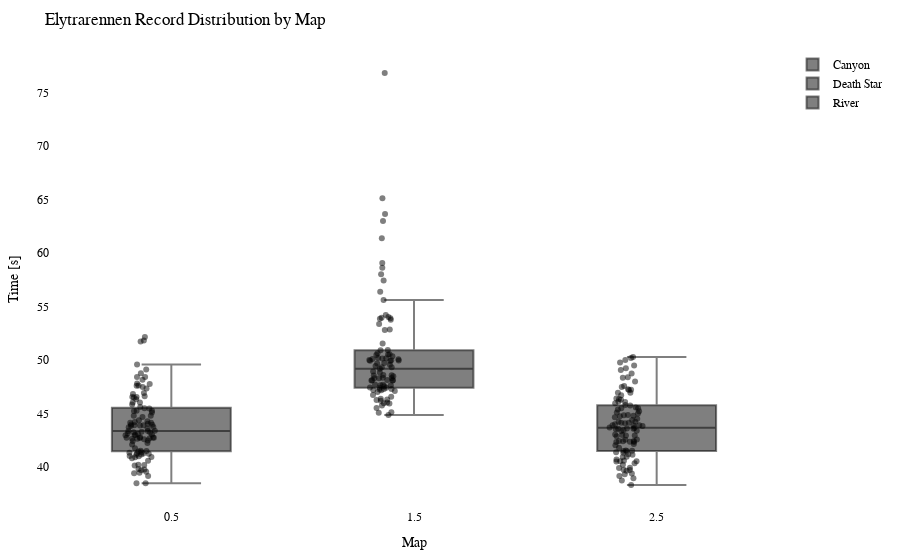

Notebook source saved alongside this figure:
### Code cell
import plotly.graph_objects as go
import plotly.io as pio

df = getRecordsDataframe(minigame="Elytrarennen")

# Calculate the offset for centering the data points
num_columns = len(df.columns)
offset = 0.5

# Create a Swarm plot using Plotly
fig = go.Figure()

for i, column in enumerate(df.columns):
    x_values = [i + offset] * len(df[column])  # Adjust x-values with offset for horizontal centering
    fig.add_trace(go.Box(x=x_values,
                         y=df[column],
                         name=column,
                         boxpoints='all',
                         pointpos=-0.5,  # Adjust point position to prevent overlapping
                         marker=dict(color='rgba(0,0,0,0.5)', size=6),  # Adjust marker color and size
                         hovertext=df.index,
                         hoverinfo='text+y'))

fig.update_layout(title="Elytrarennen Record Distribution by Map",
                  xaxis=dict(title="Map"),
                  yaxis=dict(title="Time [s]"),
                  showlegend=True,
                  font=dict(family="Arial", size=12, color="black"),  # Customize font
                  plot_bgcolor="white",  # Set background color
                  margin=dict(l=50, r=50, t=50, b=50),  # Adjust margins for better layout
                  )

pio.show(fig)

pio.write_html(fig, "out/elytr_swarm_plot.html")

### Figure 1 — Plotly figure (JSON) as saved in the notebook; plotly's stock layout.template omitted (floating-point values rounded to 4 significant figures; data arrays with more than 128 entries replaced by an {"elided": "..."} marker saying what was removed)
{"data": [{"boxpoints": "all", "hoverinfo": "text+y", "hovertext": {"elided": "214 str values"}, "marker": {"color": "rgba(0,0,0,0.5)", "size": 6}, "name": "Canyon", "pointpos": -0.5, "type": "box", "x": {"elided": "214 float values"}, "y": {"elided": "214 float values"}}, {"boxpoints": "all", "hoverinfo": "text+y", "hovertext": {"elided": "214 str values"}, "marker": {"color": "rgba(0,0,0,0.5)", "size": 6}, "name": "Death Star", "pointpos": -0.5, "type": "box", "x": {"elided": "214 float values"}, "y": {"elided": "214 float values"}}, {"boxpoints": "all", "hoverinfo": "text+y", "hovertext": {"elided": "214 str values"}, "marker": {"color": "rgba(0,0,0,0.5)", "size": 6}, "name": "River", "pointpos": -0.5, "type": "box", "x": {"elided": "214 float values"}, "y": {"elided": "214 float values"}}], "layout": {"font": {"color": "black", "family": "Arial", "size": 12}, "margin": {"b": 50, "l": 50, "r": 50, "t": 50}, "plot_bgcolor": "white", "showlegend": true, "title": {"text": "Elytrarennen Record Distribution by Map"}, "xaxis": {"title": {"text": "Map"}}, "yaxis": {"title": {"text": "Time [s]"}}}}
